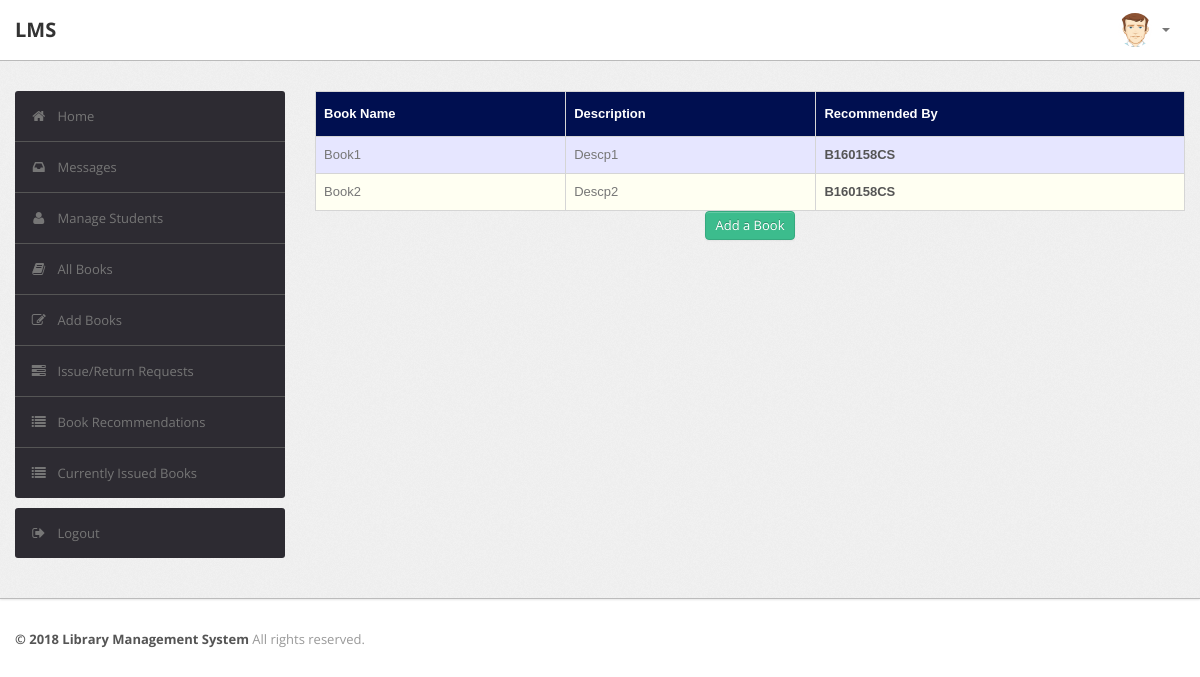
/admin/recommendations.php (signed in), run on the app's committed database.
### tables this page shows
CREATE TABLE `recommendations` (
  `R_ID` int(10) NOT NULL AUTO_INCREMENT,
  `Book_Name` varchar(50) DEFAULT NULL,
  `Description` varchar(255) DEFAULT NULL,
  `RollNo` varchar(50) DEFAULT NULL,
  PRIMARY KEY (`R_ID`),
  KEY `RollNo` (`RollNo`),
  CONSTRAINT `recommendations_ibfk_1` FOREIGN KEY (`RollNo`) REFERENCES `user` (`RollNo`)
);

### admin/recommendations.php (the view, shortened to what this page needs)
<?php
require('dbconn.php');
?>
<?php
if ($_SESSION['RollNo']) {
    ?>
<!DOCTYPE html>
<html lang="en">
    <head>
        <link type="text/css" href="bootstrap/css/bootstrap.min.css" rel="stylesheet">
        <link type="text/css" href="bootstrap/css/bootstrap-responsive.min.css" rel="stylesheet">
        <link type="text/css" href="css/theme.css" rel="stylesheet">
        <link type="text/css" href="images/icons/css/font-awesome.css" rel="stylesheet">
    </head>
    <body>
        <div class="navbar navbar-fixed-top">
            <div class="navbar-inner">
                <div class="container">
                        <a class="brand" href="index.php">LMS </a>
                    <div class="nav-collapse collapse navbar-inverse-collapse">
                        <ul class="nav pull-right">
                            <li class="nav-user dropdown"><a href="#" class="dropdown-toggle" data-toggle="dropdown">
                                <img src="images/user.png" class="nav-avatar" />
                                <b class="caret"></b></a>
                            </li>
                        </ul>
                    </div>
                </div>
            </div>
        </div>
        <div class="wrapper">
            <div class="container">
                <div class="row">
                    <div class="span3">
                        <div class="sidebar">
                            <ul class="widget widget-menu unstyled">
                                <li class="active"><a href="index.php"><i class="menu-icon icon-home"></i>Home
                                </a></li>
                                 <li><a href="message.php"><i class="menu-icon icon-inbox"></i>Messages</a>
                                </li>
                                <li><a href="student.php"><i class="menu-icon icon-user"></i>Manage Students </a>
                                </li>
                                <li><a href="book.php"><i class="menu-icon icon-book"></i>All Books </a></li>
                                <li><a href="addbook.php"><i class="menu-icon icon-edit"></i>Add Books </a></li>
                                <li><a href="requests.php"><i class="menu-icon icon-tasks"></i>Issue/Return Requests </a></li>
                                <li><a href="recommendations.php"><i class="menu-icon icon-list"></i>Book Recommendations </a></li>
                                <li><a href="current.php"><i class="menu-icon icon-list"></i>Currently Issued Books </a></li>
                            </ul>
                            <ul class="widget widget-menu unstyled">
                                <li><a href="logout.php"><i class="menu-icon icon-signout"></i>Logout </a></li>
                            </ul>
                        </div>
                    </div>
                    <div class="span9">
                        <table class="table" id = "tables">
                                  <thead>
                                    <tr>
                                      <th>Book Name</th>
                                      <th>Description</th>
                                      <th>Recommended By</th>
                                    </tr>
                                  </thead>
                                  <tbody>
                                    <?php
                            $sql="select * from LMS.recommendations";
                            $result=$conn->query($sql);
                            while($row=$result->fetch_assoc())
                            {
                                $bookname=$row['Book_Name'];
                                $description=$row['Description'];
                                $rollno=$row['RollNo'];
                            ?>
                                    <tr>
                                      <td><?php echo $bookname ?></td>
                                      <td><?php echo $description?></td>
                                      <td><b><?php echo strtoupper($rollno)?></b></td>
                                    </tr>
                               <?php } ?>
                               </tbody>
                                </table>
                                <center>
                                <a href="addbook.php" class="btn btn-success">Add a Book</a></center>
                    </div>
                </div>
            </div>
        </div>
<div class="footer">
            <div class="container">
                <b class="copyright">&copy; 2018 Library Management System </b>All rights reserved.
            </div>
        </div>
    </body>
</html>
<?php }
else {
    echo "<script type='text/javascript'>alert('Access Denied!!!')</script>";
} ?>

### admin/css/theme.css (style rules this page uses)
#tables { font-family: "Trebuchet MS", Arial, Helvetica, sans-serif; border-collapse: collapse; width: 100%; }
#tables td, #tables th { border: 1px solid #ddd; padding: 8px; }
#tables tr:nth-child(even) { background-color: #fffff2; }
#tables tr:nth-child(odd) { background-color: #e6e6ff; }
#tables th { padding-top: 12px; padding-bottom: 12px; text-align: left; background-color: #000F50; color: white; }
body { font-size: 13px; font-family: 'Open Sans', Arial, sans-serif; background: #fff; color: #777 }
strong, b { color: #555 }
.wrapper { background: url(../images/bg.png) #eee; border-bottom: 1px solid #bbb; -webkit-box-shadow: 0 1px 2px rgba(0,0,0,0.1); -moz-box-shadow: 0 1px 2px rgba(0,0,0,0.1); box-shadow: 0 1px 2px rgba(0,0,0,0.1); padding: 30px 0 }
.footer { color: #999; padding: 30px 0 60px }
body [class^="icon-"], body [class*=" icon-"] { font-size: 14px; line-height: 20px; height: 20px }
.navbar { position: static!important; margin: 0!important }
.navbar .navbar-inner { background: #fff; border-bottom: 1px solid #bbb; -webkit-box-shadow: 0 1px 2px rgba(0,0,0,0.15); -moz-box-shadow: 0 1px 2px rgba(0,0,0,0.15); box-shadow: 0 1px 2px rgba(0,0,0,0.15) }
.navbar .brand { color: #333; font-weight: bold; font-size: 20px; margin-right: 20px; padding: 20px }
.navbar .nav>li>a { padding: 20px 15px; font-weight: bold; color: #777 }
.nav-user>a { height: 20px }
.nav-avatar { width: 34px; height: 34px; margin: -7px 5px 0 0; -webkit-border-radius: 50%; -moz-border-radius: 50%; border-radius: 50% }
.btn, .btn-box { -webkit-border-radius: 3px; -moz-border-radius: 3px; border-radius: 3px }
.btn { font-size: 13px; font-weight: 600 }
.btn { display: inline-block; margin-bottom: 0; font-weight: 400; text-align: center; vertical-align: middle; cursor: pointer; background-image: none; border: 1px solid transparent; white-space: nowrap; padding: 4px 10px; font-size: 13px; line-height: 1.42857; border-radius: 4px; -webkit-user-select: none; -moz-user-select: none; -ms-user-select: none; user-select: none }
.btn-success { color: #fff; background-color: #3cbc8d; border-color: #36a97f }
.table { margin-bottom: 0 }
.table th, .table td { border-color: #d5d5d5!important }
.widget-menu { background: #fff; -webkit-border-radius: 3px; -moz-border-radius: 3px; border-radius: 3px; overflow: hidden }
.widget-menu a { color: #555; display: block; line-height: 20px; padding: 15px; text-decoration: none!important }
.widget-menu .menu-icon { margin-right: 10px; color: #767676; -webkit-transition: all .2s ease-in-out; -moz-transition: all .2s ease-in-out; transition: all .2s ease-in-out; }
.widget-menu>li+li { border-top: 1px solid #555 }
.widget-menu>li>a { background-color: #2d2b32; color: #767676; -webkit-transition: all .2s ease-in-out; -moz-transition: all .2s ease-in-out; transition: all .2s ease-in-out; }

### data on the page
recommendations: Book_Name "Book1", Description "Descp1", RollNo "B160158CS"
recommendations: Book_Name "Book2", Description "Descp2", RollNo "B160158CS"
